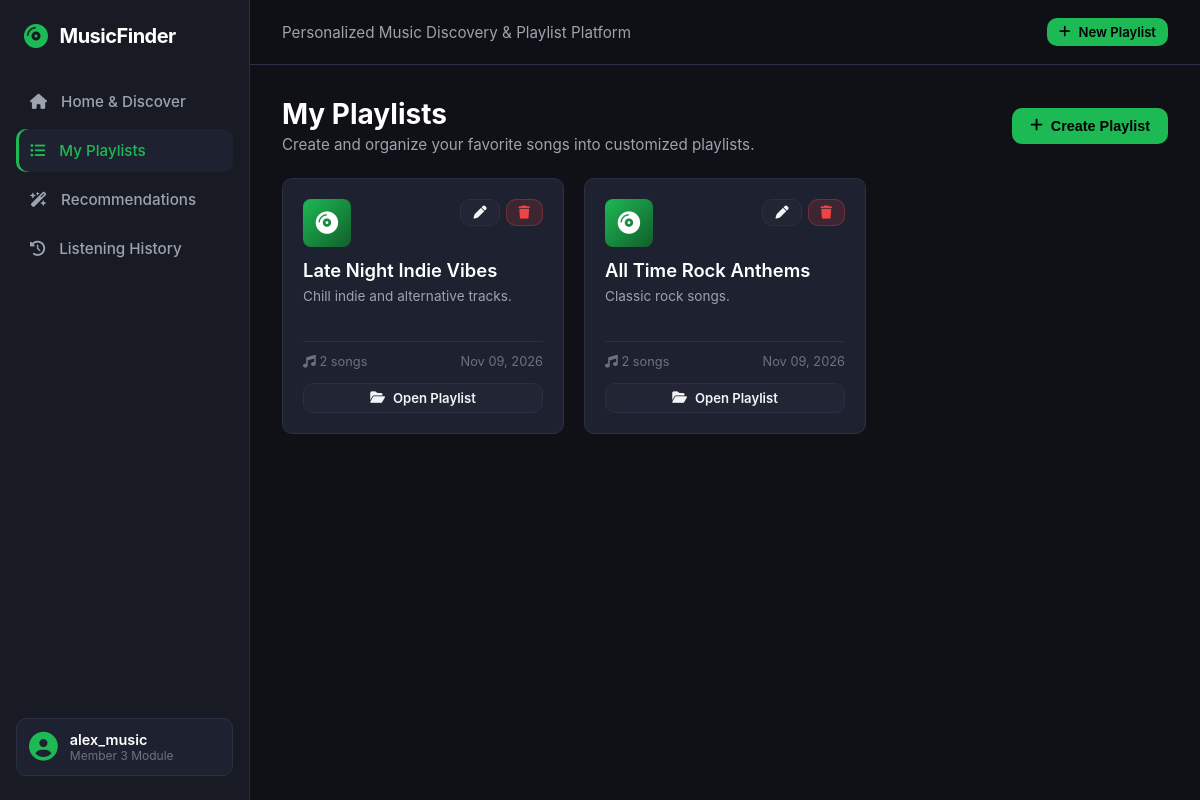
Screenshot of /playlists.php with the database file from the repository.
### tables this page shows
CREATE TABLE playlists (
    id INT AUTO_INCREMENT PRIMARY KEY,
    user_id INT NOT NULL,
    name VARCHAR(100) NOT NULL,
    description TEXT DEFAULT NULL,
    created_at TIMESTAMP DEFAULT CURRENT_TIMESTAMP,
    updated_at TIMESTAMP DEFAULT CURRENT_TIMESTAMP ON UPDATE CURRENT_TIMESTAMP,
    FOREIGN KEY (user_id) REFERENCES users(id) ON DELETE CASCADE ON UPDATE CASCADE
);

### includes/session_helper.php (called while the page is built, shortened)
<?php
function getCurrentUserId() {
    return (int)$_SESSION['user_id'];
}
?>

### playlists.php (the view, shortened to what this page needs)
<?php
require_once __DIR__ . '/config/db.php';
require_once __DIR__ . '/includes/session_helper.php';
$user_id = getCurrentUserId();
$sql = "SELECT p.id, p.name, p.description, p.created_at, COUNT(ps.song_id) AS song_count
        FROM playlists p
        LEFT JOIN playlist_songs ps ON p.id = ps.playlist_id
        WHERE p.user_id = ?
        GROUP BY p.id
        ORDER BY p.created_at DESC";
$stmt = $conn->prepare($sql);
$stmt->bind_param("i", $user_id);
$stmt->execute();
$result = $stmt->get_result();
$playlists = [];
while ($row = $result->fetch_assoc()) {
    $playlists[] = $row;
}
require_once __DIR__ . '/includes/header.php';
?>
<div class="page-header">
    <div>
        <h1 class="page-title">My Playlists</h1>
        <p class="page-subtitle">Create and organize your favorite songs into customized playlists.</p>
    </div>
    <button class="btn btn-primary" onclick="openCreateModal()">
        <i class="fa-solid fa-plus"></i> Create Playlist
    </button>
</div>
<?php if (empty($playlists)): ?>
    <div class="empty-state">
        <i class="fa-solid fa-music"></i>
        <h3>No playlists yet</h3>
        <p>You haven't created any playlists yet. Start organizing your music today!</p>
        <button class="btn btn-primary" onclick="openCreateModal()">
            <i class="fa-solid fa-plus"></i> Create Your First Playlist
        </button>
    </div>
<?php else: ?>
    <div class="grid-cards">
        <?php foreach ($playlists as $pl): ?>
            <div class="card" id="playlist-card-<?= $pl['id'] ?>">
                <div>
                    <div class="playlist-card-top">
                        <div class="playlist-icon">
                            <i class="fa-solid fa-compact-disc"></i>
                        </div>
                        <div style="display: flex; gap: 6px;">
                            <button class="btn btn-secondary btn-sm" onclick="openRenameModal(<?= $pl['id'] ?>, '<?= addslashes(htmlspecialchars($pl['name'])) ?>')" title="Rename Playlist">
                                <i class="fa-solid fa-pen"></i>
                            </button>
                            <button class="btn btn-danger btn-sm" onclick="confirmDeletePlaylist(<?= $pl['id'] ?>, '<?= addslashes(htmlspecialchars($pl['name'])) ?>')" title="Delete Playlist">
                                <i class="fa-solid fa-trash"></i>
                            </button>
                        </div>
                    </div>
                    <h3 class="playlist-title" id="pl-title-<?= $pl['id'] ?>"><?= htmlspecialchars($pl['name']) ?></h3>
                    <p class="playlist-desc"><?= htmlspecialchars($pl['description'] ?: 'No description provided.') ?></p>
                </div>
                <div>
                    <div class="playlist-meta">
                        <span><i class="fa-solid fa-music"></i> <?= $pl['song_count'] ?> songs</span>
                        <span><?= date('M d, Y', strtotime($pl['created_at'])) ?></span>
                    </div>
                    <div class="playlist-actions">
                        <a href="playlist_view.php?id=<?= $pl['id'] ?>" class="btn btn-secondary btn-sm" style="width: 100%; justify-content: center;">
                            <i class="fa-solid fa-folder-open"></i> Open Playlist
                        </a>
                    </div>
                </div>
            </div>
        <?php endforeach; ?>
    </div>
<?php endif; ?>
<?php require_once __DIR__ . '/includes/footer.php'; ?>

### assets/css/style.css (style rules this page uses)
:root { --bg-main: #0f1117; --bg-surface: #181b24; --bg-surface-hover: #222634; --bg-card: #1e2230; --border-color: #2a3042; --text-primary: #f3f4f6; --text-secondary: #9ca3af; --text-muted: #6b7280; --accent: #1db954; --accent-hover: #1ed760; --accent-glow: rgba(29, 185, 84, 0.2); --danger: #ef4444; --danger-hover: #dc2626; --font-family: -apple-system, BlinkMacSystemFont, "Segoe UI", Roboto, Oxygen, Ubuntu, Cantarell, sans-serif; --radius: 10px; --shadow: 0 4px 14px rgba(0, 0, 0, 0.35); }
* { margin: 0; padding: 0; box-sizing: border-box; }
body { background-color: var(--bg-main); color: var(--text-primary); font-family: var(--font-family); min-height: 100vh; display: flex; flex-direction: column; }
.page-header { display: flex; justify-content: space-between; align-items: center; margin-bottom: 24px; }
.page-title { font-size: 1.75rem; font-weight: 700; color: #fff; }
.page-subtitle { font-size: 0.95rem; color: var(--text-secondary); margin-top: 4px; }
.btn { display: inline-flex; align-items: center; gap: 8px; padding: 10px 18px; border-radius: var(--radius); font-size: 0.9rem; font-weight: 600; cursor: pointer; border: none; transition: all 0.2s ease; text-decoration: none; }
.btn-primary { background-color: var(--accent); color: #000; }
.btn-secondary { background-color: var(--bg-surface-hover); color: var(--text-primary); border: 1px solid var(--border-color); }
.btn-danger { background-color: rgba(239, 68, 68, 0.15); color: var(--danger); border: 1px solid rgba(239, 68, 68, 0.3); }
.btn-sm { padding: 6px 12px; font-size: 0.82rem; }
.grid-cards { display: grid; grid-template-columns: repeat(auto-fill, minmax(260px, 1fr)); gap: 20px; margin-top: 16px; }
.card { background-color: var(--bg-card); border: 1px solid var(--border-color); border-radius: var(--radius); padding: 20px; display: flex; flex-direction: column; justify-content: space-between; transition: transform 0.2s ease, border-color 0.2s ease, box-shadow 0.2s ease; }
.playlist-card-top { display: flex; justify-content: space-between; align-items: flex-start; margin-bottom: 12px; }
.playlist-icon { width: 48px; height: 48px; border-radius: 8px; background: linear-gradient(135deg, #1db954, #125e2c); display: flex; align-items: center; justify-content: center; font-size: 1.4rem; color: #fff; }
.playlist-title { font-size: 1.15rem; font-weight: 600; color: #fff; margin-bottom: 6px; }
.playlist-desc { font-size: 0.85rem; color: var(--text-secondary); line-height: 1.4; min-height: 38px; display: -webkit-box; -webkit-line-clamp: 2; -webkit-box-orient: vertical; overflow: hidden; }
.playlist-meta { display: flex; justify-content: space-between; align-items: center; font-size: 0.8rem; color: var(--text-muted); border-top: 1px solid var(--border-color); padding-top: 12px; margin-top: 16px; }
.playlist-actions { display: flex; gap: 8px; margin-top: 14px; }

### rows the page displays
playlists: name "Late Night Indie Vibes", description "Chill indie and alternative tracks.", song_count "2", created_at "Nov 09, 2026", $pl['id'] 1 (drawn)
playlists: name "All Time Rock Anthems", description "Classic rock songs.", song_count "2", created_at "Nov 09, 2026"

### other values shown
$current_user "alex_music"
